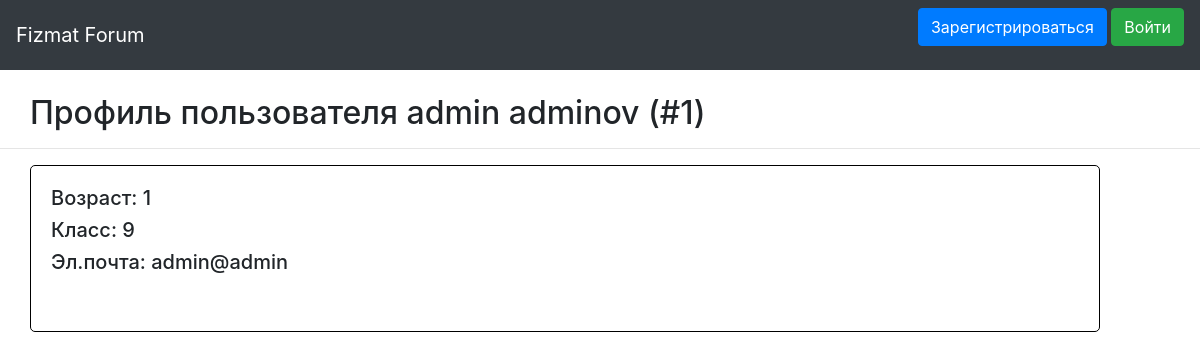
Before: /profile/1 with the older database file.
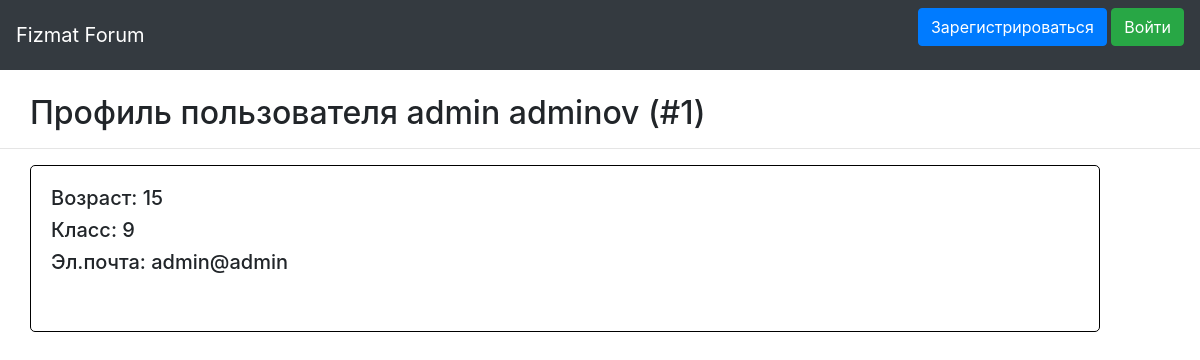
After: the same page with the newer database file.
### data/users.py (models this page shows, shortened)
class User(SqlAlchemyBase, UserMixin, SerializerMixin):
    __tablename__ = 'users'
    id = sqlalchemy.Column(sqlalchemy.Integer, primary_key=True, autoincrement=True)
    surname = sqlalchemy.Column(sqlalchemy.String, nullable=False)
    name = sqlalchemy.Column(sqlalchemy.String, nullable=False)
    age = sqlalchemy.Column(sqlalchemy.Integer, nullable=False)
    grade = sqlalchemy.Column(sqlalchemy.Integer, nullable=False)
    email = sqlalchemy.Column(sqlalchemy.String, index=True, unique=True, nullable=False)
    hashed_password = sqlalchemy.Column(sqlalchemy.String)

### main.py (the view)
@app.route('/profile/<uid>')
def profile(uid):
    session = db_session.create_session()
    return render_template('profile.html', user=session.query(User).filter(User.id == uid).first(),
                           current_user=current_user)

### data/db_session.py (called while the page is built)
def create_session() -> Session:
    global __factory
    return __factory()

### templates/profile.html (shortened to what this page needs)
{% extends "base.html" %}
{% block content %}
<br/>
<h2 align="left" style="margin-left: 30px;">Профиль пользователя {{ user.name }} {{ user.surname }} (#{{ user.id }})</h2>
<hr/>
<div class="profile">
    <h5>Возраст: {{ user.age }}</h5>
    <h5>Класс: {{ user.grade }}</h5>
    <h5>Эл.почта: {{ user.email }}</h5>
    <br/>
</div>
{% endblock %}

Changed rows visible on the page:
changed User "admin": age "1" → "15"
